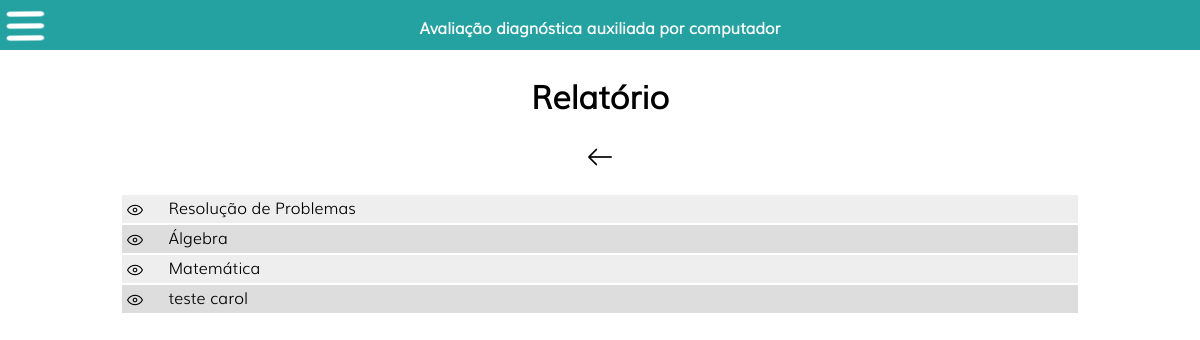
/painel/resultados.php, run on the app's committed database.
### tables this page shows
CREATE TABLE IF NOT EXISTS `teste` (
  `cod_tst` int(11) NOT NULL,
  `nm_tst` varchar(100) DEFAULT NULL,
  `ativo` tinyint(1) NOT NULL DEFAULT 0,
  `professor` int(11) NOT NULL
);

### painel/config/config.php (called while the page is built, shortened)
<?php
class db{
	public $host = "HOST";
	public $user = "USER";
	public $pwd = "PWD";
	public $db = "adac";
	public $query;
	public $mysqli;
	public $result_array = array();
	function __construct(){
		$this->mysqli = new mysqli($this->host, $this->user, $this->pwd, $this->db);
		$this->mysqli->set_charset('utf8');
		return $this->mysqli;
	}
	function query($query){
		$this->query = $this->mysqli->query($query);
	}
	function resultado(){
		if($this->query){
			while ($dados = $this->query->fetch_array()){
				$this->result_array[] = $dados;
			}
			return $this->result_array;
		}else{
			return false;
		}
	}
}
?>

### painel/classes/DAO/TesteDAO.class.php (called while the page is built, shortened)
<?php
class TesteDAO extends db{
	function listar_todos(){
		$select = parent::query("SELECT * FROM teste");
		$resultado = parent::resultado();
		return $resultado;
	}
}

### painel/resultados.php (the view, shortened to what this page needs)
<!DOCTYPE html>
<html>
<?php
	include("head.php");
	$tipo = isset($_GET["tipo"]) ? $_GET["tipo"] : 1;
?>
<body>
	<?php include("menu.php"); ?>
	<div class="centralizar">
	<h1 class="titulo">
	<?php
		switch ($tipo) {
			case 1:
				echo "Relatório";
				break;
		}
	?>
	</h1>
	<h3 style='text-align:center;'>
		<a href='painel.php' />
			<img style='display:inline; vertical-align: middle' src='img/voltar.png' title='Voltar'>
	</h3>
<?php
	require("config/config.php");
	require("classes/DAO/TesteDAO.class.php");
	$testeDAO = new TesteDAO();
	$testes = $testeDAO->listar_todos();
	echo "<table>";
	for($i=0; $i < count($testes); $i++){
		$cod_tst = $testes[$i]["cod_tst"];
		$nome_teste = $testes[$i]["nm_tst"];
		switch ($tipo) {
			case 1:
				$url = "resultadoTeste.php";
				break;
		}
		echo
		"
		<tr class='listFiles'>
			<td>
				<a href=".$url."?teste=".$cod_tst.">
					<img src='img/look.png'> &emsp;
					".$nome_teste."
				</a>
			</td>
		</tr>
		";
	}
	echo "</table>";
?>
</body>
</html>

### painel/css/style.css (style rules this page uses)
* { font-family : Muli; }
a { text-decoration : none; }
body { color : #222; font-family : Muli; padding : 0; margin : 0; color : #000; font-size : 16px; }
img { margin : 5px 0; max-width : 100%; }
a { color : #000; }
table, table tr { width : 100%; text-align : left; }
table tr td { padding : 0px 5px; }
.listFiles { width : 100%; padding : 5px 0; }
.listFiles:nth-child(odd) { background : #eee; }
.listFiles:nth-child(even) { background : #ddd; }
.listFiles img { vertical-align : middle; }
.titulo { text-align : center; }
.centralizar { width : 80%; padding-bottom : 40px; left : 0; right : 0; margin : auto; }

### data on the page
teste: nm_tst "Resolução de Problemas"
teste: nm_tst "Álgebra"
teste: nm_tst "Matemática"
teste: nm_tst "teste carol"
